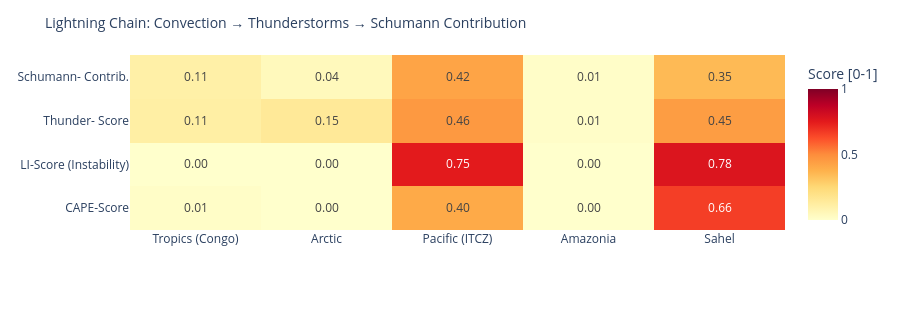

The code cell stored with this chart in its notebook:
### Code cell
# ============================================================
# LIGHTNING CHAIN: Convection → Thunderstorms → Schumann
# Shows the causal chain per measurement point as heatmap
# ============================================================

def cape_score(v):
    """CAPE → normalized score [0,1]"""
    if v is None or pd.isna(v): return 0.0
    return min(1.0, float(v) / 3000)

def li_score(v):
    """Lifted Index: negative = unstable → score [0,1]"""
    if v is None or pd.isna(v): return 0.3
    return min(1.0, max(0.0, (-float(v) + 6) / 12))

def cloud_score(v):
    if v is None or pd.isna(v): return 0.3
    return float(v) / 100

def thunder_score(row):
    """Kombinierter Gewitterwahrscheinlichkeits-Score
    CAPE + LI + Bedeckung + WMO-Gewitter + konvektiver Niederschlag (showers)
    Hinweis: X-Ray und Kp sind kein Bestandteil – nur geomagn./solarer Kontext.
    """
    cs = cape_score(row.get('cape'))
    ls = li_score(row.get('li'))
    cl = cloud_score(row.get('cloud'))
    t  = 1.0 if row.get('thunderstorm') else 0.0
    # Convective precipitation (showers) as additional indicator
    sh = min(1.0, (row.get('showers') or 0) / 5.0)
    return round(cs * 0.30 + ls * 0.25 + cl * 0.15 + t * 0.20 + sh * 0.10, 3)

def schumann_contribution(t_score, lat):
    """Schumann contribution: higher in tropics (±30°), scaled by thunderstorm score"""
    lat_weight = max(0.3, 1.0 - abs(lat) / 60)
    return round(t_score * lat_weight, 3)

df_atm['cape_score']   = df_atm.apply(lambda r: cape_score(r['cape']), axis=1)
df_atm['li_score']     = df_atm.apply(lambda r: li_score(r['li']),    axis=1)
df_atm['thunder_score']= df_atm.apply(lambda r: thunder_score(r.to_dict()), axis=1)
df_atm['schumann_contribution'] = df_atm.apply(
    lambda r: schumann_contribution(r['thunder_score'], r['lat']), axis=1)

metrics = ['cape_score', 'li_score', 'thunder_score', 'schumann_contribution']
labels  = ['CAPE-Score', 'LI-Score\n(Instability)', 'Thunder-\nScore', 'Schumann-\nContrib.']
z_data  = [df_atm[m].tolist() for m in metrics]

fig = go.Figure(go.Heatmap(
    z=z_data,
    x=df_atm['point'].tolist(),
    y=labels,
    colorscale='YlOrRd',
    zmin=0, zmax=1,
    text=[[f'{v:.2f}' for v in row] for row in z_data],
    texttemplate='%{text}', textfont=dict(size=12),
    colorbar=dict(title='Score [0-1]')
))
fig.update_layout(
    title=dict(text='Lightning Chain: Convection → Thunderstorms → Schumann Contribution', font=dict(size=14)),
    height=310,
    plot_bgcolor='rgba(0,0,0,0)', paper_bgcolor='rgba(0,0,0,0)',
    margin=dict(l=130, r=80, t=55, b=80)
)
fig.show()

### Figure 1 — Plotly figure (JSON) as saved in the notebook; plotly's stock layout.template omitted (floating-point values rounded to 4 significant figures)
{"data": [{"colorbar": {"title": {"text": "Score [0-1]"}}, "colorscale": [[0.0, "rgb(255,255,204)"], [0.125, "rgb(255,237,160)"], [0.25, "rgb(254,217,118)"], [0.375, "rgb(254,178,76)"], [0.5, "rgb(253,141,60)"], [0.625, "rgb(252,78,42)"], [0.75, "rgb(227,26,28)"], [0.875, "rgb(189,0,38)"], [1.0, "rgb(128,0,38)"]], "text": [["0.01", "0.00", "0.40", "0.00", "0.66"], ["0.00", "0.00", "0.75", "0.00", "0.78"], ["0.11", "0.15", "0.46", "0.01", "0.45"], ["0.11", "0.04", "0.42", "0.01", "0.35"]], "textfont": {"size": 12}, "texttemplate": "%{text}", "type": "heatmap", "x": ["Tropics (Congo)", "Arctic", "Pacific (ITCZ)", "Amazonia", "Sahel"], "y": ["CAPE-Score", "LI-Score\n(Instability)", "Thunder-\nScore", "Schumann-\nContrib."], "z": [[0.01333, 0.0, 0.4033, 0.0, 0.6633], [0.0, 0.0, 0.75, 0.0, 0.775], [0.114, 0.15, 0.459, 0.012, 0.445], [0.106, 0.045, 0.421, 0.011, 0.349]], "zmax": 1, "zmin": 0}], "layout": {"height": 310, "margin": {"b": 80, "l": 130, "r": 80, "t": 55}, "paper_bgcolor": "rgba(0,0,0,0)", "plot_bgcolor": "rgba(0,0,0,0)", "title": {"font": {"size": 14}, "text": "Lightning Chain: Convection → Thunderstorms → Schumann Contribution"}}}
